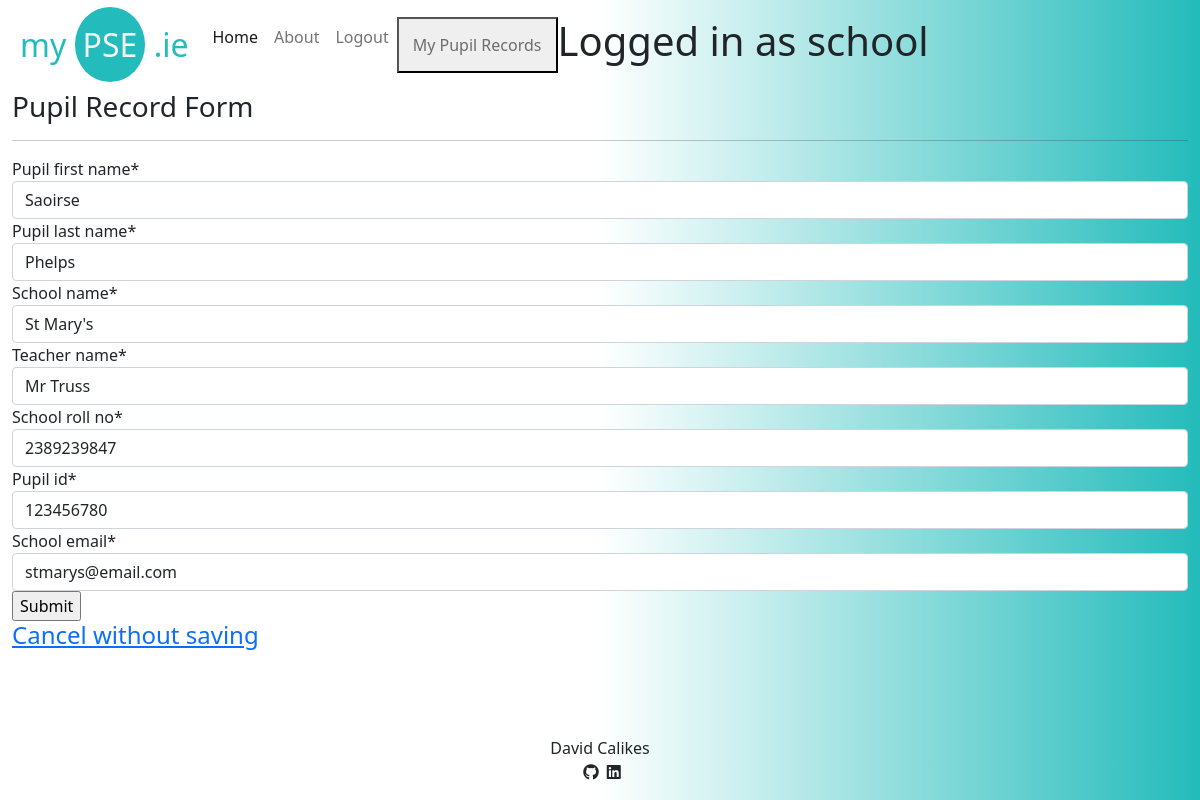
Screenshot of /update/4 (signed in) with the database file from the repository.
### passport/models.py (models this page shows, shortened)
class EnrolledPupil(models.Model):
    pupil_last_name = models.CharField(
        max_length=200, default='')
    pupil_first_name = models.CharField(
        max_length=200, default='')
    school_name = models.CharField(
        max_length=200, default='')
    teacher_name = models.CharField(
        max_length=200, default='')
    school_roll_no = models.CharField(
        max_length=200, default='')
    pupil_id = models.PositiveIntegerField(
        default=0, unique=True)
    school_email = models.EmailField(max_length=200)
    created_by = models.ForeignKey(NewUser,
                                   on_delete=models.CASCADE,
                                   related_name='school_admin')
    last_updated = models.DateTimeField(auto_now=True)

### passport/views.py (the view)
# urls.py: path('update/<int:pk>', views.UpdatePupilRecord.as_view(), name='update_pupil_record'),
class UpdatePupilRecord(generic.edit.UpdateView):
    model = EnrolledPupil
    form_class = PupilRecordForm
    template_name = 'pupil_record_form.html'
    success_url = reverse_lazy('enrolled_pupil_list')

### passport/forms.py
class PupilRecordForm(forms.ModelForm):
    class Meta:
        model = EnrolledPupil
        fields = ('pupil_first_name', 'pupil_last_name',
                  'school_name', 'teacher_name', 'school_roll_no',
                  'pupil_id', 'school_email', )

### templates/pupil_record_form.html (shortened to what this page needs)
{% extends "base.html" %}
{% load crispy_forms_tags %}
{% block content %}
<div class="container-fluid">
    <div class="row">
        {% if user.is_authenticated and user.user_type == "school" %}
        <div>
            <h3 class="nav-item">Pupil Record Form</h3>
            <hr>
            <form method="POST" enctype='multipart/form-data'>
                {{ form | crispy }}
                <input type="submit" value="Submit">
            </form>
        </div>
        <a href="{% url 'enrolled_pupil_list' %}"><h4>Cancel without saving</h4></a>
        {% else %}
        <h1>
            Unauthorised user go back!
        </h1>
        {% endif %}
    {% endblock %}

### static/css/style.css (style rules this page uses)
body { background-color: #F9FAFC; }
.main-bg { background: linear-gradient(to right, #ffffff, #ffffff, #23BBBB); }

### rows the page displays
EnrolledPupil: pupil_first_name "Saoirse", pupil_last_name "Phelps", school_name "St Mary's", teacher_name "Mr Truss", school_roll_no "2389239847", pupil_id "123456780", school_email "stmarys@email.com"
